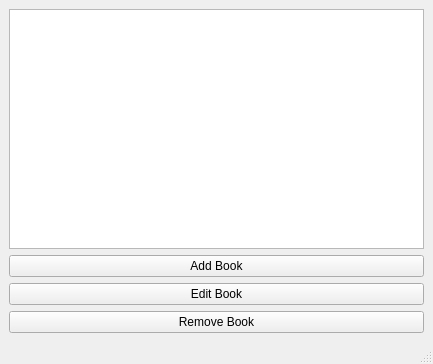
<?xml version="1.0" encoding="UTF-8"?>
<ui version="4.0">
 <class>AdminDashboard</class>
 <widget class="QMainWindow" name="AdminDashboard">
  <property name="geometry">
   <rect>
    <x>0</x>
    <y>0</y>
    <width>433</width>
    <height>364</height>
   </rect>
  </property>
  <property name="windowTitle">
   <string>MainWindow</string>
  </property>
  <widget class="QWidget" name="centralwidget">
   <layout class="QVBoxLayout" name="verticalLayout_2">
    <item>
     <widget class="QTableView" name="tableView"/>
    </item>
    <item>
     <layout class="QHBoxLayout" name="horizontalLayout_2"/>
    </item>
    <item>
     <widget class="QPushButton" name="addBookButton">
      <property name="text">
       <string>Add Book</string>
      </property>
     </widget>
    </item>
    <item>
     <widget class="QPushButton" name="editBookButton">
      <property name="text">
       <string>Edit Book</string>
      </property>
     </widget>
    </item>
    <item>
     <widget class="QPushButton" name="removeBookButton">
      <property name="text">
       <string>Remove Book</string>
      </property>
     </widget>
    </item>
   </layout>
  </widget>
  <widget class="QMenuBar" name="menubar">
   <property name="geometry">
    <rect>
     <x>0</x>
     <y>0</y>
     <width>433</width>
     <height>29</height>
    </rect>
   </property>
  </widget>
  <widget class="QStatusBar" name="statusbar"/>
 </widget>
 <resources/>
 <connections/>
</ui>
